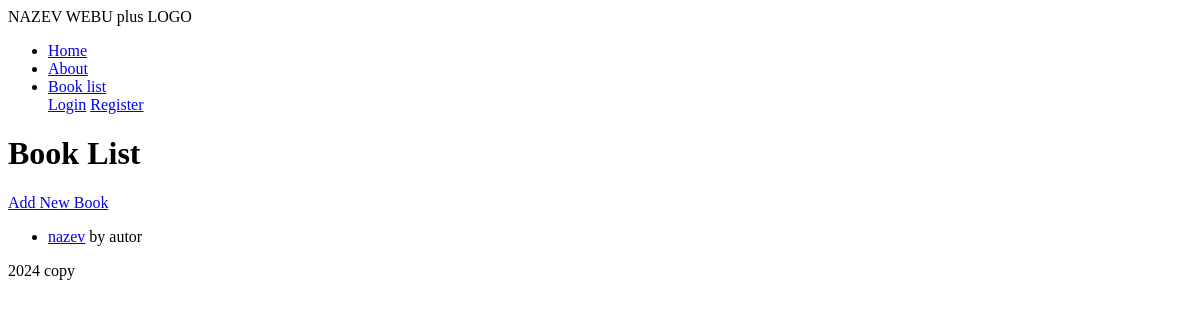
Page /books/list/ on the earlier database version.
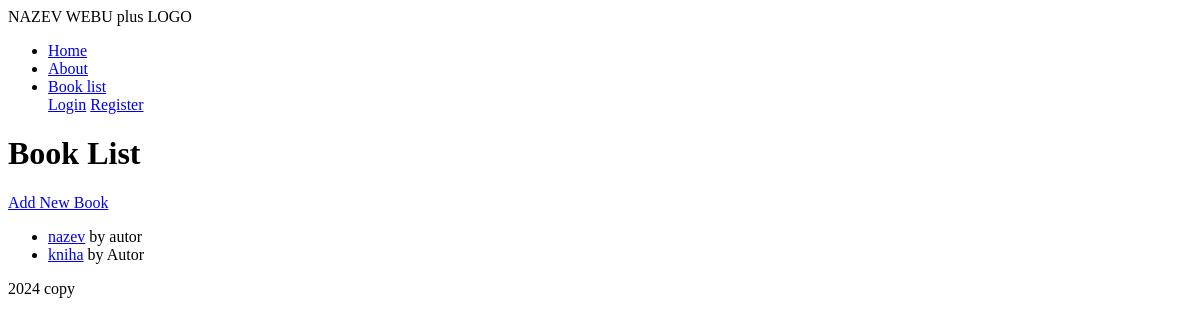
Same page on the later database version.
### books/models.py (models this page shows, shortened)
class Book(models.Model):
    title = models.CharField(max_length=100)
    author = models.CharField(max_length=100)
    published_date = models.DateField()
    isbn = models.CharField(max_length=13, unique=True)

### books/views/list_book.py (the view)
# urls.py: path("list/", BookListView.as_view(), name="book_list"),
class BookListView(ListView):
    model = Book
    template_name = 'book_list.html'

### books/templates/book_list.html (shortened to what this page needs)
{% extends "master.html" %}
{% block content %}
<h1>Book List</h1>
<a href="{% url 'book_create' %}">Add New Book</a>
<ul>
    {% for book in object_list %}
    <li>
        <a href="{% url 'book_detail' book.pk %}">{{ book.title }}</a> by {{ book.author }}
    </li>
    {% endfor %}
</ul>
{% endblock %}

### core/templates/master.html (shortened to what this page needs)
<!DOCTYPE html>
<html>
<head>
</head>
<body>
{% include 'header.html' %}
{% block content %}
{% endblock %}
{% include 'footer.html' %}
</body>
</html>

### core/templates/header.html
<header>
  NAZEV WEBU plus LOGO
  {% include 'main_menu.html' %}
</header>

### core/templates/main_menu.html
<nav>
    <ul>
        <li><a href="{% url 'home' %}"> Home </a></li>
        <li><a href="{% url 'about' %}"> About </a></li>
        <li><a href="{% url 'book_list' %}"> Book list </a></li>
        {% if user.is_authenticated %}
            <a href="{% url 'profile' %}">Profile</a>
            <form action="{% url 'logout' %}" method="post">
                {% csrf_token %}
                <button type="submit">Logout</button>
            </form>
        {% else %}
            <a href="{% url 'login' %}">Login</a>
            <a href="{% url 'register' %}">Register</a>
        {% endif %}
    </ul>
</nav>

### core/templates/footer.html (shortened to what this page needs)
<!DOCTYPE html>
<html lang="en">
<head>
</head>
<body>
<footer>
  2024 copy
</footer>
</body>
</html>

Differences in the rows shown:
added Book: title "kniha", author "Autor"
